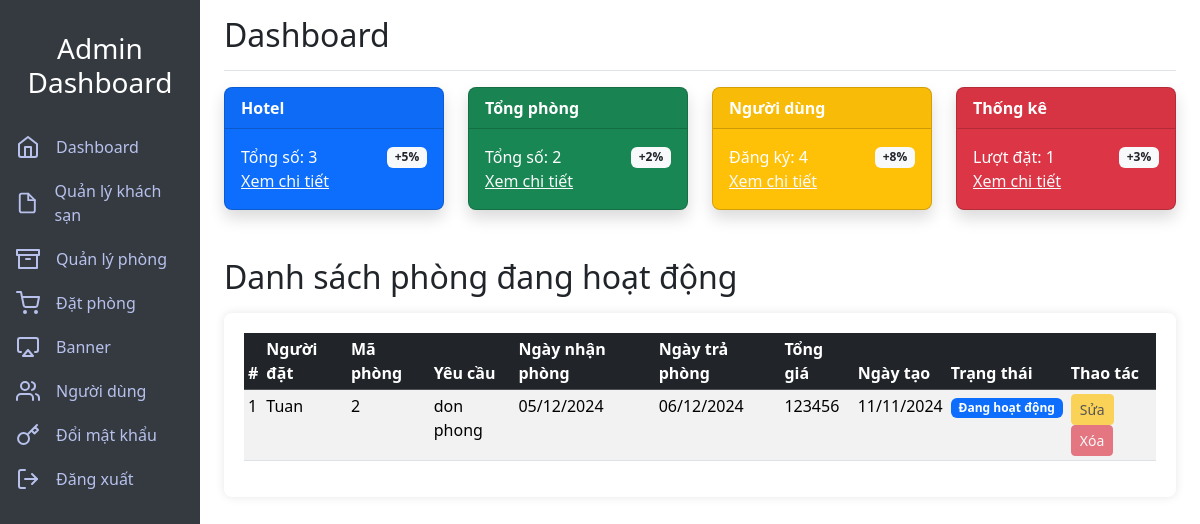
Before: /Globery/admin/index.php (signed in) with the older database file.
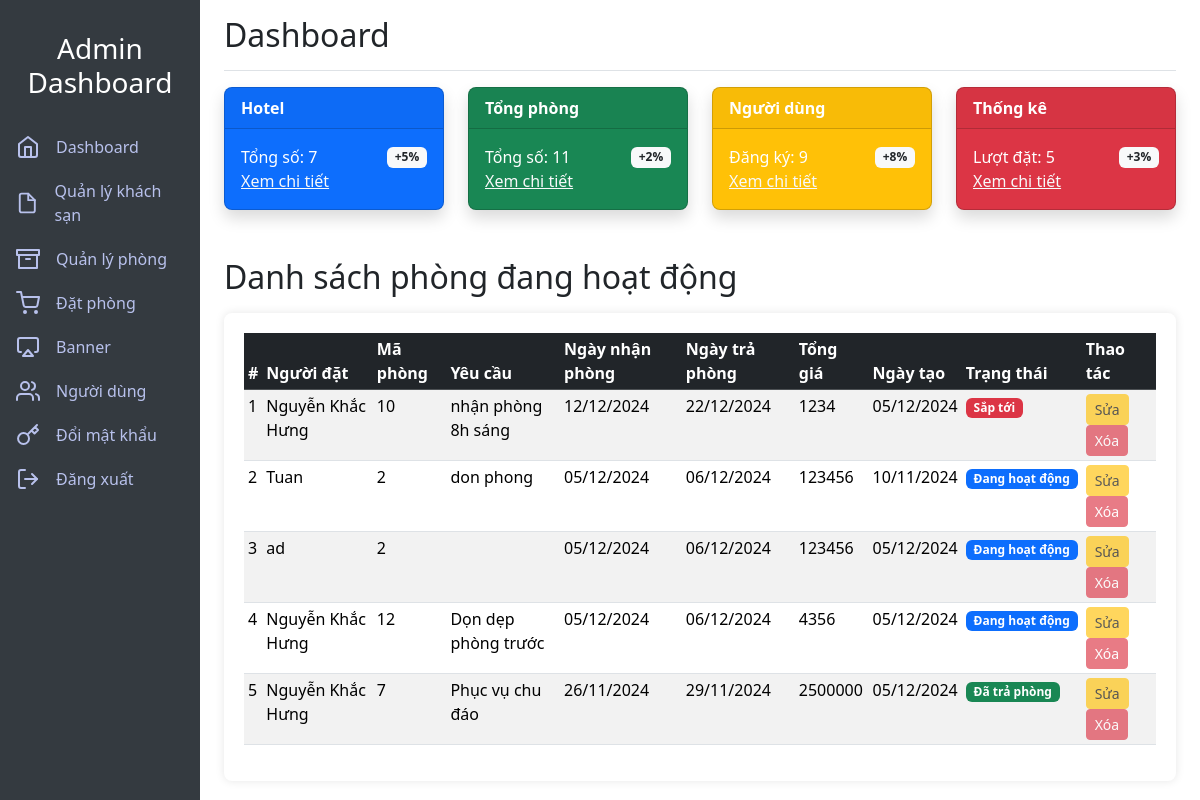
After: the same page with the newer database file.
### tables this page shows
CREATE TABLE `booking` (
  `id_booking` int(11) NOT NULL,
  `request` varchar(250) NOT NULL,
  `status` varchar(250) NOT NULL,
  `start_date` date NOT NULL,
  `end_date` date NOT NULL,
  `total_price` int(20) NOT NULL,
  `create_at` timestamp NOT NULL DEFAULT current_timestamp() ON UPDATE current_timestamp(),
  `id_customer` int(11) NOT NULL,
  `id_room` int(11) NOT NULL
);

CREATE TABLE `customer` (
  `id_customer` int(11) NOT NULL,
  `name` varchar(250) NOT NULL,
  `password` varchar(250) NOT NULL,
  `email` varchar(250) NOT NULL,
  `tel` int(20) NOT NULL,
  `username` varchar(250) NOT NULL
);

### Globery/admin/index.php (called while the page is built)
<?php
include "./controller/index.php";

### Globery/admin/model/connectdb.php (called while the page is built, shortened)
<?php
class DB
{
    private $dsn = 'mysql:host=localhost;dbname=hotel_management;charset=UTF8';
    private $username = 'root';
    private $password = '';
    private $conn;
    function __construct()
    {
        try {
            $this->conn = new PDO($this->dsn, $this->username, $this->password);
            $this->conn->setAttribute(PDO::ATTR_ERRMODE, PDO::ERRMODE_EXCEPTION);
        } catch (PDOException $e) {
            echo "Connection failed: " . $e->getMessage();
        }
    }
    function query($sql, $params = [])
    {
        $stmt = $this->conn->prepare($sql);
        $stmt->execute($params);
        return $stmt;
    }
    function getAll($sql)
    {
        $stmt = $this->query($sql);
        return $stmt->fetchAll(PDO::FETCH_ASSOC);
    }
}

### Globery/admin/model/admin_db.php (called while the page is built, shortened)
<?php
class Admin
{
    private $conn;
    function __construct()
    {
        $this->conn = new DB;
    }
    function checkDate($start_date,$end_date)
    {
        $start_date = new DateTime( $start_date );
        $end_date = new DateTime( $end_date );
        $current_date = new DateTime();
        if ($current_date < $start_date) {
            return "coming soon";
        } elseif ($current_date >= $start_date && $current_date <= $end_date) {
            return "active";
        } else {
            return "finished";
        }
    }
    function formatDate($datetime)
    {
        $date = new DateTime($datetime);
        $day = $date->format('d');
        $month = $date->format('m');
        $year = $date->format('Y');
        return $day . '/' . $month . '/' . $year;
    }
    function count($name)
    {
        $sql = "select count(*) as cnt from $name";
        return $this->conn->getAll($sql);
    }
    function sortedByTime(){
        $sql = "SELECT *, customer.name, customer.id_customer FROM booking
        join customer on booking.id_customer = customer.id_customer
        ORDER BY
    CASE
        WHEN start_date > CURDATE() THEN 0
        WHEN start_date <= CURDATE() AND end_date >= CURDATE() THEN 1
        ELSE 2
    END,
    start_date DESC";
        return $this->conn->getAll($sql);
    }
}

### Globery/admin/view/dashboard.php (the view, shortened to what the changed rows need)
<?php
$booking = $admin_db->sortedByTime();
?>
<main class="col-md-9 ms-sm-auto col-lg-10 px-md-4">
    <div
        class="d-flex justify-content-between flex-wrap flex-md-nowrap align-items-center pt-3 pb-2 mb-3 border-bottom">
        <h1 class="h2">Dashboard</h1>
    </div>
    <div class="row mb-4">
        <div class="col-lg-3 col-md-6 mb-4">
            <div class="card bg-primary text-white shadow">
                <div class="card-header">Hotel</div>
                <div class="card-body pb-0">
                    <span>Tổng số: <?php echo ($admin_db->count('hotel')[0]['cnt']); ?></span>
                    <span class="badge bg-light text-dark">+5%</span>
                </div>
                <div class="card-body pt-0">
                    <a href="./?page=hotel" class="px-0 text-light">Xem chi tiết</a>
                </div>
            </div>
        </div>
        <div class="col-lg-3 col-md-6 mb-4">
            <div class="card bg-success text-white shadow">
                <div class="card-header">Tổng phòng</div>
                <div class="card-body pb-0">
                    <span>Tổng số: <?php echo ($admin_db->count('room')[0]['cnt']); ?></span>
                    <span class="badge bg-light text-dark">+2%</span>
                </div>
                <div class="card-body pt-0">
                    <a href="./?page=room" class="px-0 text-light">Xem chi tiết</a>
                </div>
            </div>
        </div>
        <div class="col-lg-3 col-md-6 mb-4">
            <div class="card bg-warning text-white shadow">
                <div class="card-header">Người dùng</div>
                <div class="card-body pb-0">
                    <span>Đăng ký: <?php echo ($admin_db->count('customer')[0]['cnt']); ?></span>
                    <span class="badge bg-light text-dark">+8%</span>
                </div>
                <div class="card-body pt-0">
                    <a href="./?page=users" class="px-0 text-light">Xem chi tiết</a>
                </div>
            </div>
        </div>
        <div class="col-lg-3 col-md-6 mb-4">
            <div class="card bg-danger text-white shadow">
                <div class="card-header">Thống kê</div>
                <div class="card-body pb-0">
                    <span>Lượt đặt: <?php echo ($admin_db->count('booking')[0]['cnt']); ?></span>
                    <span class="badge bg-light text-dark">+3%</span>
                </div>
                <div class="card-body pt-0">
                    <a href="./?page=orders" class="px-0 text-light">Xem chi tiết</a>
                </div>
            </div>
        </div>
    </div>
    <h2 class="mb-3">Danh sách phòng đang hoạt động</h2>
    <div class="table-responsive">
        <table class="table table-striped table-sm">
            <thead class="table-dark">
                <tr>
                    <th>#</th>
                    <th>Người đặt</th>
                    <th>Mã phòng</th>
                    <th>Yêu cầu</th>
                    <th>Ngày nhận phòng</th>
                    <th>Ngày trả phòng</th>
                    <th>Tổng giá</th>
                    <th>Ngày tạo</th>
                    <th>Trạng thái</th>
                    <th>Thao tác</th>
                </tr>
            </thead>
            <tbody id="booking">
                <?php $i = 0; foreach ($booking as $row): ?>
                    <tr>
                        <td><?php echo ++$i ?></td>
                        <td><?php echo $row['name'] ?></td>
                        <td><?php echo $row['id_room'] ?></td>
                        <td><?php echo $row['request'] ?></td>
                        <td><?php echo $admin_db->formatDate($row['start_date']); ?></td>
                        <td><?php echo $admin_db->formatDate($row['end_date']); ?></td>
                        <td><?php echo $row['total_price'] ?></td>
                        <td><?php echo $admin_db->formatDate($row['create_at']); ?></td>
                        <td>
                            <?php if ($admin_db->checkDate($row['start_date'], $row['end_date']) == 'coming soon') { ?>
                                <span class="badge bg-danger">Sắp tới</span>
                            <?php } elseif ($admin_db->checkDate($row['start_date'], $row['end_date']) == 'active') { ?>
                                <span class="badge bg-primary">Đang hoạt động</span>
                            <?php } else { ?>
                                <span class="badge bg-success">Đã trả phòng</span>
                            <?php } ?>
                        </td>
                        <td>
                            <button class="btn btn-sm btn-warning" disabled>Sửa</button>
                            <button class="btn btn-sm btn-danger" disabled>Xóa</button>
                        </td>
                    </tr>
                <?php endforeach; ?>
            </tbody>
        </table>
    </div>
</main>

Changed rows visible on the page:
added booking: id_customer.name "Nguyễn Khắc Hưng", id_room "10", request "nhận phòng 8h sáng", start_date "12/12/2024", end_date "22/12/2024", total_price "1234", create_at "05/12/2024", shows "Sắp tới"
changed booking "don phong": create_at "11/11/2024" → "10/11/2024"
added booking: id_customer.name "ad", id_room "2", start_date "05/12/2024", end_date "06/12/2024", total_price "123456", create_at "05/12/2024", shows "Đang hoạt động"
added booking: id_customer.name "Nguyễn Khắc Hưng", id_room "12", request "Dọn dẹp phòng trước", start_date "05/12/2024", end_date "06/12/2024", total_price "4356", create_at "05/12/2024", shows "Đang hoạt động"
added booking: id_customer.name "Nguyễn Khắc Hưng", id_room "7", request "Phục vụ chu đáo", start_date "26/11/2024", end_date "29/11/2024", total_price "2500000", create_at "05/12/2024", shows "Đã trả phòng"
Other visible differences:
$admin_db->count('hotel')[0]['cnt']: "3" → "7"
$admin_db->count('room')[0]['cnt']: "2" → "11"
$admin_db->count('customer')[0]['cnt']: "4" → "9"
$admin_db->count('booking')[0]['cnt']: "1" → "5"
